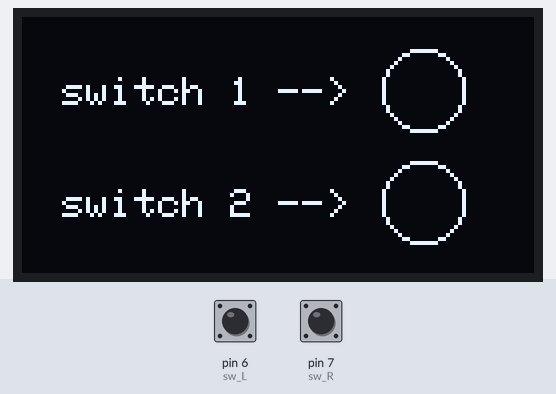
Bench run of a sketch on a simulated Arduino Uno, built with avr-gcc and run on an emulated ATmega328P. Parts: 128×64 one-colour display. The inputs (shaded band) are chosen by the test bench; at power-on: pin 6 (sw_L) HIGH, pin 7 (sw_R) HIGH.

Above: at 2.2 s.
2.3 s: pin 6 (sw_L) pulled LOW for 0.15 s
At 2.42 s:
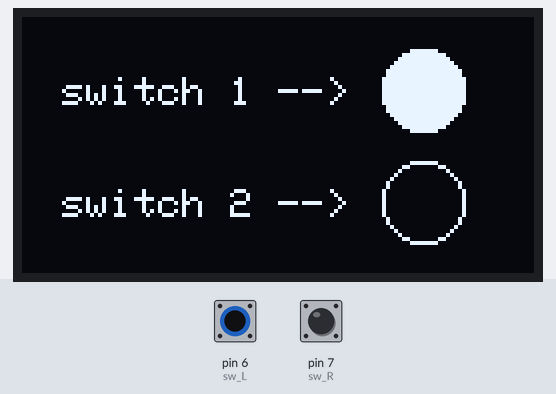
4.0 s: pin 7 (sw_R) pulled LOW for 0.15 s
At 4.12 s:
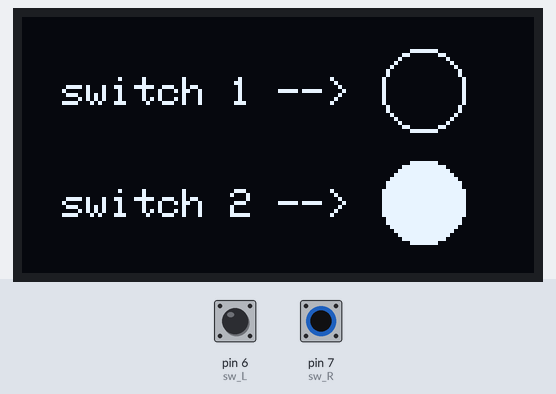
5.6 s: pin 7 (sw_R) pulled LOW for 3.2 s
10.3 s: pin 6 (sw_L) pulled LOW for 3.2 s
At 10.6 s:
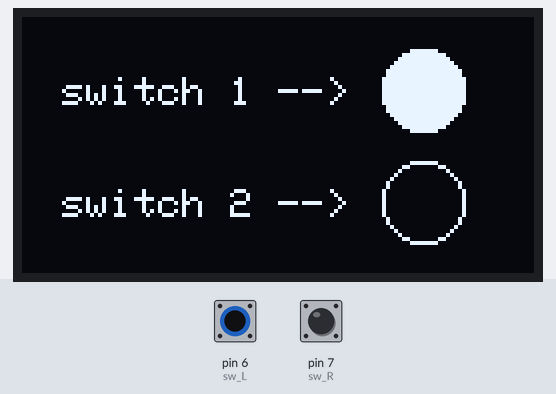
Timing chart, 0 to 13.3 s (numbered marks = the images above; inputs shaded):
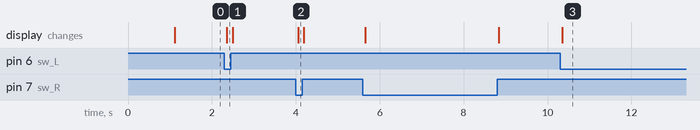

The sketch:

assignment_1_wk7.ino
```cpp
#include <SPI.h>
#include <Wire.h>
#include <Adafruit_GFX.h>
#include <Adafruit_SSD1306.h>
#define SCREEN_WIDTH 128 // OLED display width, in pixels
#define SCREEN_HEIGHT 64 // OLED display height, in pixels
#define sw_L 6
#define sw_R 7
int switch1, switch2;
// Declaration for an SSD1306 display connected to I2C (SDA, SCL pins)
#define OLED_RESET     -1 // Reset pin # (or -1 if sharing Arduino reset pin)
Adafruit_SSD1306 display(SCREEN_WIDTH, SCREEN_HEIGHT, &Wire, OLED_RESET);

void homer(void){
  display.clearDisplay();                 // you must clear display before draw everything on display. if not display still is keeping buffer previously
  display.setTextSize(1);
  display.setTextColor(WHITE);
  display.setCursor(10,15);
  display.println("switch 1 -->");

  display.setTextSize(1);
  display.setTextColor(WHITE);
  display.setCursor(10,43);
  display.println("switch 2 -->");

  display.drawCircle(100, 46, 10, WHITE);
  display.drawCircle(100, 18, 10, WHITE);
}


void setup() {
  pinMode(sw_L, INPUT);
  pinMode(sw_R, INPUT);
  display.begin(SSD1306_SWITCHCAPVCC, 0x3c); //initialize I2C addr 0x3c

  if(!display.begin(SSD1306_SWITCHCAPVCC, 0x3C)) {
     Serial.println("SSD1306 allocation failed");
     for(;;);
  }
  delay(1000);
  display.clearDisplay(); // clears the screen and buffer
  display.display();    // method to display the text on screen
}

void loop(){
  circle();
}

void circle(void){
    switch1 = digitalRead(sw_L);
    switch2 = digitalRead(sw_R);
    Serial.print(switch1);

    if(switch1 == 0)
    {
      display.fillCircle(100, 18, 10, WHITE);  // drawCircle(position-x, position-y, radius, color)
      display.drawCircle(100, 46, 10, WHITE);
      if(switch1 == 0 && switch2 == 0)
      {
        display.fillCircle(100, 18, 10, WHITE);
        display.fillCircle(100, 46, 10, WHITE);
      }
    }
    else if(switch2 == 0)
    {
      display.fillCircle(100, 46, 10, WHITE);
      display.drawCircle(100, 18, 10, WHITE);
      if(switch1 == 0 && switch2 == 0)
      {
        display.fillCircle(100, 18, 10, WHITE);
        display.fillCircle(100, 46, 10, WHITE);
      }
    }
    else
    {
      homer();
    }
    display.display();

}
```

Measured:
- after the input at 2.3 s, the display: changes after 0.06 s (image 1)
- after the input at 4.0 s, the display: changes after 0.05 s (image 2)
- after the input at 10.3 s, the display: changes after 0.05 s (image 3)
